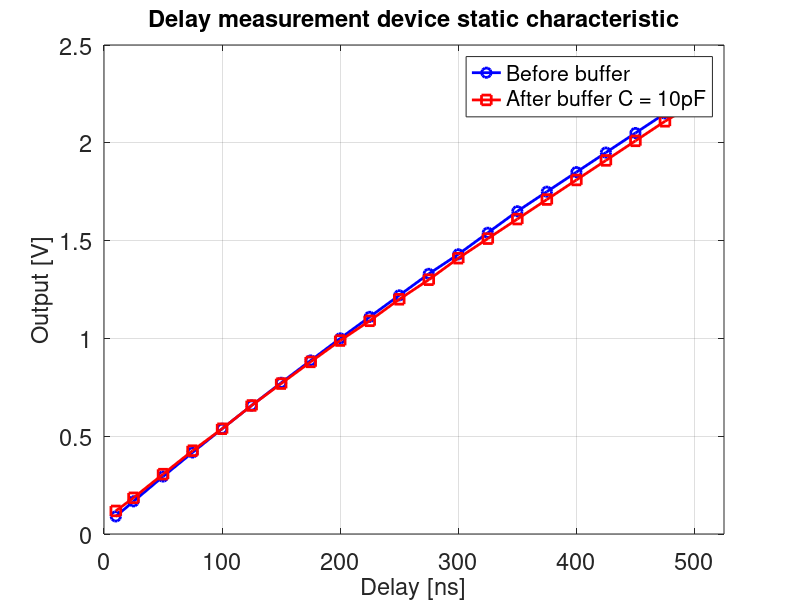

Write MATLAB code to recreate this figure.
clear all; close all;

delay = [10 25:25:500];

vprebuf = [0.090 .167 .294 .417 .538 .657 .773 .887 1.00 1.11 1.22 1.33 1.43 1.54 1.65 1.75 1.85 1.95 2.05 2.15 2.25];

vbuf = [.118 0.185 0.306 .426 .538 .657 .769 .880 .989 1.09 1.20 1.30 1.41 1.51 1.61 1.71 1.81 1.91 2.01 2.11 2.2];

f = figure; hold all; grid on; box on;
plot(delay, vprebuf, '-ob', 'linewidth', 2, 'markersize', 7);
plot(delay, vbuf, '-sr', 'linewidth', 2, 'markersize', 7);
xlabel('Delay [ns]');
ylabel('Output [V]');
title('Delay measurement device static characteristic')
legend('Before buffer', 'After buffer C = 10pF');
set(findall(f,'-property','FontSize'),'FontSize',17);
set(findall(f,'-property','FontName'),'FontName', 'Helvetica');
xlim([0 525]);
